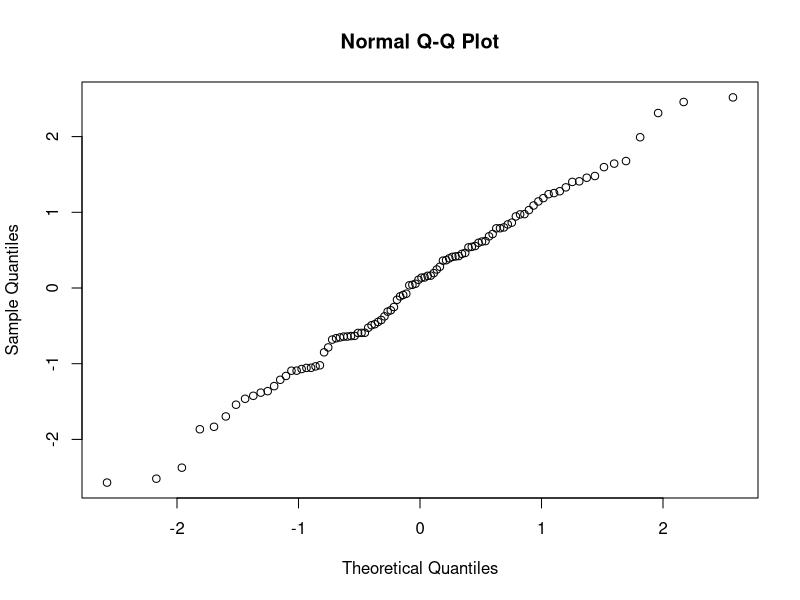
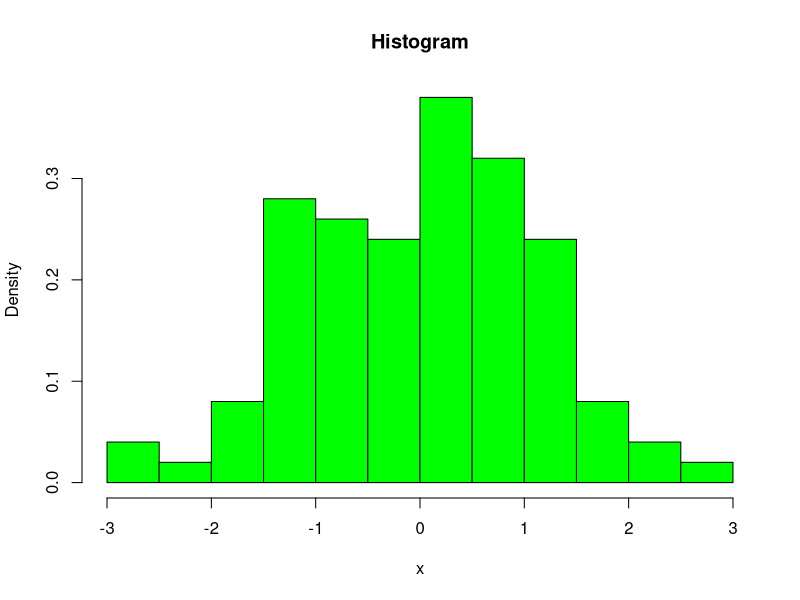

The R script that drew these images, in order:
## ---- chunk 1
knitr::opts_chunk$set(echo = FALSE)
## ---- chunk 2
x<-rnorm(100)
x
qqnorm(x)
## ---- chunk 3
hist(x, freq=F, col="green", main="Histogram")
